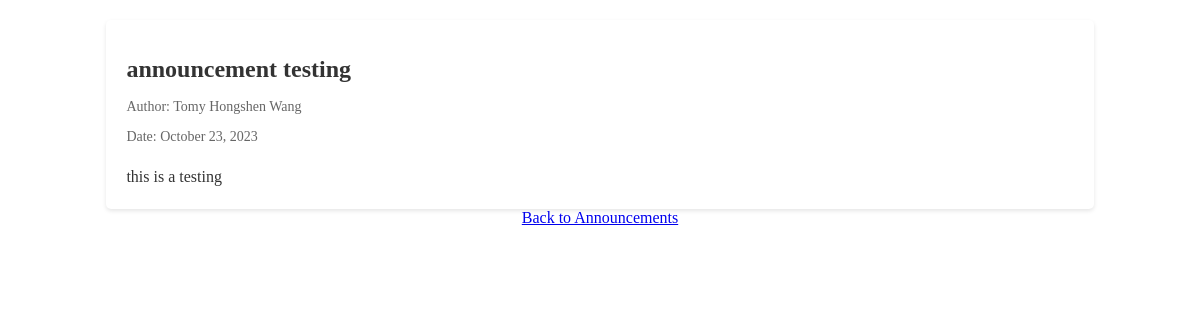
Screenshot of /announcement/4/ with the database file from the repository.
### main/models.py (models this page shows, shortened)
class Announcement(models.Model):
    title = models.CharField(max_length=255)
    author = models.CharField(max_length=255, default="Management")
    date_added = models.DateTimeField(auto_now_add=True)
    content = models.TextField()
    read = models.BooleanField(default=False)

### main/views.py (the view)
# urls.py: path('announcement/<int:announcement_id>/', views.announcement_detail, name='announcement_detail'),
def announcement_detail(request, announcement_id):
    announcement = get_object_or_404(Announcement, pk=announcement_id)
    announcement.read = True
    announcement.save()
    return render(request, 'main/announcement_detail.html', {'announcement': announcement})

### main/templates/main/announcement_detail.html (shortened to what this page needs)
{% load static %}
<!DOCTYPE html>
<html lang="en">
<head>
    <link rel="stylesheet" href="{% static 'style.css' %}">
</head>
<body>
    <div class="announcement-detail">
        <h1>{{ announcement.title }}</h1>
        <p class="author">Author: {{ announcement.author }}</p>
        <p class="date">Date: {{ announcement.date_added | date:"F j, Y" }}</p>
        <div class="content">{{ announcement.content|safe }}</div>
    </div>
    <div class="center-text">
        <a href="{% url 'main:announcement' %}">Back to Announcements</a>
    </div>
</body>
</html>

### main/static/style.css (style rules this page uses)
.center-text { text-align: center; }
.announcement-detail { width: 80%; margin: 20px auto 0; padding: 20px; background-color: #fff; box-shadow: 0 2px 4px rgba(0, 0, 0, 0.1); border-radius: 5px; }
h1 { font-size: 24px; color: #333; }
.author, .date { font-size: 14px; color: #666; margin-top: 10px; }
.content { font-size: 16px; color: #333; margin-top: 20px; line-height: 1.5; }

### rows the page displays
Announcement: title "announcement testing", author "Tomy Hongshen Wang", date_added "October 23, 2023", content "this is a testing"
